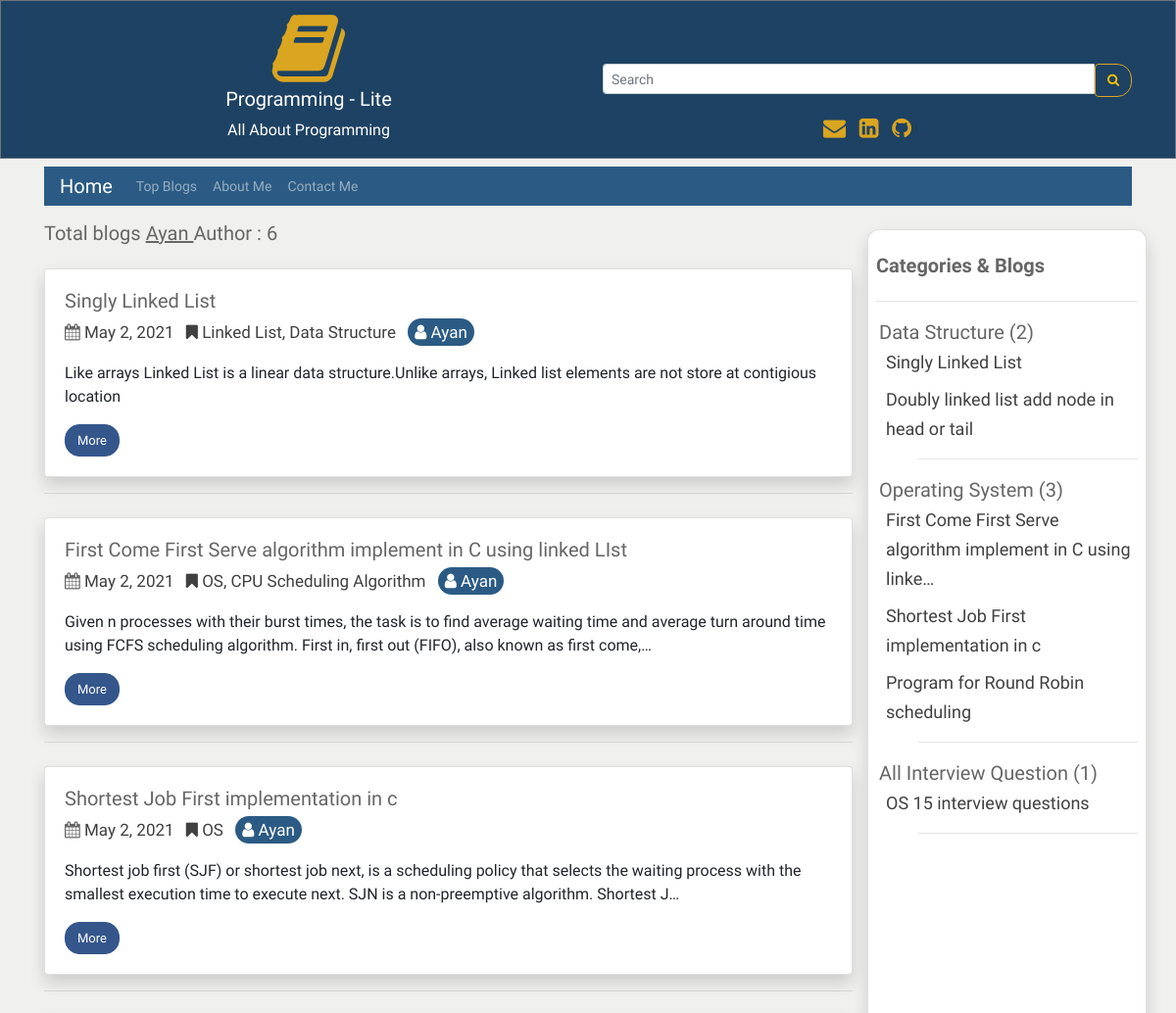
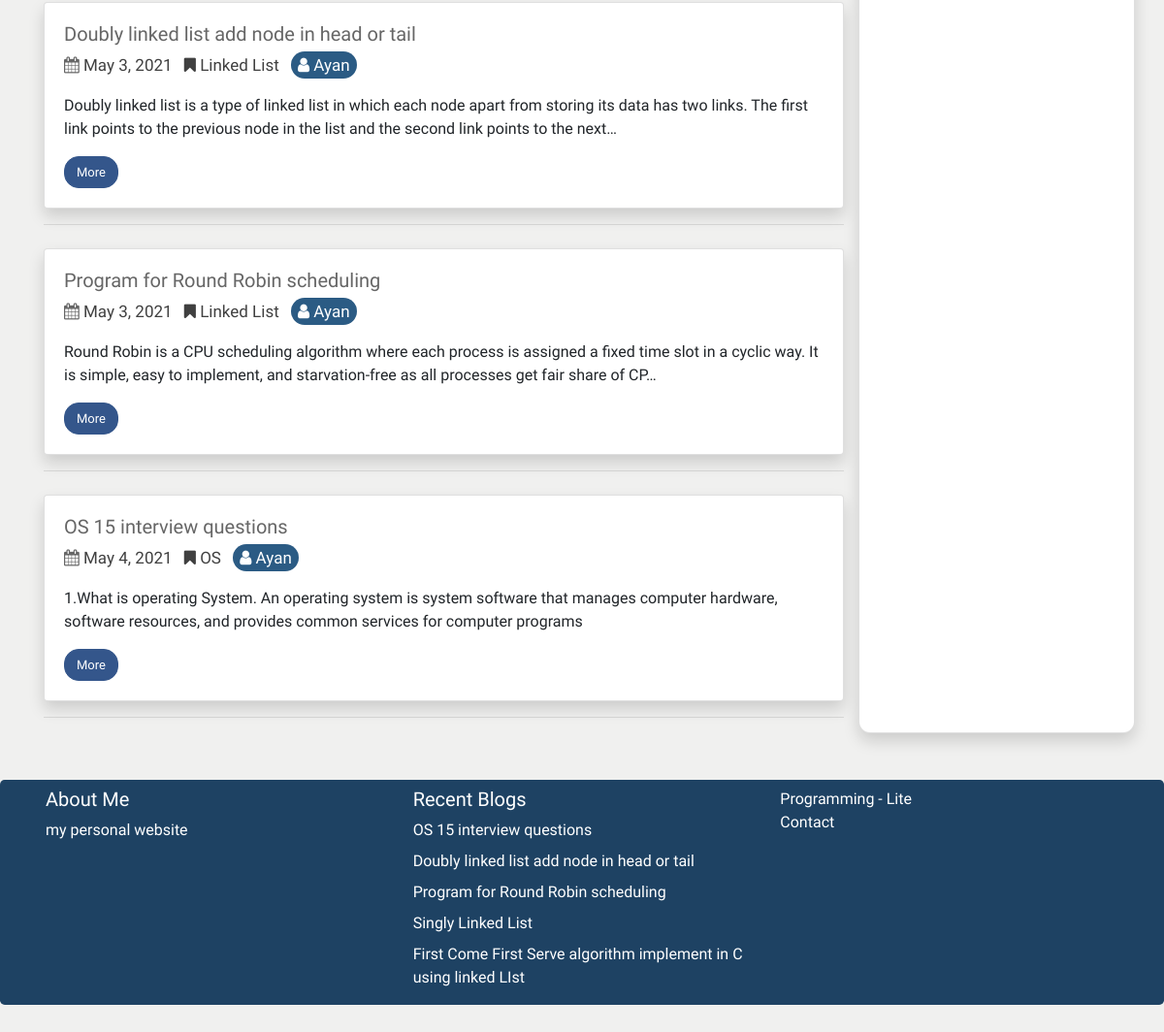
The page /author/Ayan on the database its author committed (2 pictures, top to bottom).
### user_panel_1/models.py (models this page shows, shortened)
class Blog(models.Model):
    cat_name = models.ForeignKey(Category, on_delete=models.CASCADE)
    blog_author = models.CharField(max_length=200)
    blog_priority = models.IntegerField(blank=True, null=True)
    blog_tags = models.CharField(max_length=200,  blank=True, null=True)
    blog_title = models.CharField(max_length=200)
    blog_descriptions = models.CharField(max_length=600);
    blog_body = RichTextUploadingField(blank=True, null=True)
    blog_views = models.IntegerField(default=0)
    blog_date = models.DateField(auto_now_add=True, auto_now=False, blank=True)

class Category(models.Model):
    cat_name = models.CharField(max_length=300)
    cat_priority = models.IntegerField(blank=True, null=True);
    def __str__(self):
        return self.cat_name

### user_panel_1/views.py (the view)
# urls.py: path('author/<str:slug>', views.author, name='author'),
def author(request, slug):
    reacentBlog = Blog.objects.all().order_by('-blog_date')[0:5]
    author = Blog.objects.filter(blog_author__contains=slug)
    categorys = Blog.objects.all().select_related('cat_name')
    categorys = categorys.order_by('cat_name__cat_priority', 'cat_name', 'blog_priority') #sort all data
    total = author.count()
    query = slug
    context = {
        'author': author,
        'object_list': categorys,
        'recentBlog': reacentBlog,
        'total': total,
        'query': query,
    }
    return render(request, 'author.html', context)

### templates/author.html
{% extends 'base.html' %}
{% load static %}
{% block content %}
<h3 class="mt-3 title">Total blogs  <u> {{query}} </u> Author  : {{total}}</h3>
   {% for author in author %}
    <div class="card shadow mt-4">
    <div class="card-body">
         <h5 class="title">{{author.blog_title |truncatechars:100}}</h5>
    <p  class="description"><i class="fa fa-calendar" aria-hidden="true"></i>
    <a href="{% url 'date' slug=author.blog_date %}" class="mr-2 ur description"> {{ author.blog_date}} </a>
         <a href="{% url 'tags' slug=author.blog_tags %}" class="mr-2 ur description active"><i class="fa fa-bookmark" aria-hidden="true"></i>  {{ author.blog_tags}} </a>
         <span class="mr-2 ur description activee"><i class="fa fa-user" aria-hidden="true"></i>  {{ author.blog_author}} </span>
                            </p>
         <p>{{author.blog_descriptions | truncatechars:200}}</p>
          <a href="{% url 'more' slug=author.id %}" class="btn btn-info">More</a>
     </div>
    </div>
    <hr>
    {% endfor %}
{% endblock content %}

### templates/base.html (shortened to what this page needs)
{% load static %}
{% load humanize %}
<!DOCTYPE html>
<html lang="en">
<head>
  <link rel="stylesheet" href="https://maxcdn.bootstrapcdn.com/bootstrap/4.5.2/css/bootstrap.min.css">
  <link rel="stylesheet"
      href="//cdnjs.cloudflare.com/ajax/libs/highlight.js/10.7.2/styles/default.min.css">
    <link
      rel="stylesheet"
      href="https://cdnjs.cloudflare.com/ajax/libs/font-awesome/4.7.0/css/font-awesome.min.css"
    />
    <link
      rel="stylesheet"
      href="{% static 'css/style.css' %}"
    />
    <link href="https://cdn.jsdelivr.net/gh/gitbrent/bootstrap4-toggle@3.6.1/css/bootstrap4-toggle.min.css" rel="stylesheet">
</head>
<body style="background: hsl(84, 3%, 94%);">
<div class="jbc border border-secondary ">
 <div class="container mt-2 text-center">
 <div class="row">
     <div class="col-sm-6">
     <i class="fa fa-book logo" aria-hidden="true"></i><br>
 <h5 class="text-white">Programming - Lite</h5>
 <p class="text-white">All About Programming</p>
     </div>
     <div class="col-sm-6 mt-2">
        <form method="GET" action="{% url 'search' %}">
    <div class="input-group input-group-sm mt-5"  >
      <input type="text" class="form-control" placeholder="Search" name='search' required>
      <div class="input-group-btn">
        <button class="btn btn-outline-warning sb" type="submit"><i class="fa fa-search" aria-hidden="true"></i>
</button>
      </div>
    </div>
  </form>
       <div class="mt-3">
       <span class="text-style-two"><a href="mailto:aaziz9642@gmail.com" style="text-decoration: none; font-size:23px;" target="_blank" class="text-warning"><i class="fa fa-envelope pr-2" aria-hidden="true"></i> </a></span>
<span class="text-style-two"><a href="https://linkedin.com/in/azizur-rahman-720636165" style="text-decoration: none; font-size:23px;"  target="_blank" class="text-warning "><i class="fa fa-linkedin-square" aria-hidden="true"></i> </a></span>
<span class="text-style-two"><a href="https://github.com/ayanchyaziz123" style="text-decoration: none; font-size:23px;" target="_blank" class="text-warning"><i class="fa fa-github pl-2" aria-hidden="true"></i></a></span>
     </div>
     </div>
    </div>
</div>
 </div>
<div class="container">
    <nav class="navbar navbar-expand-lg navbar-dark bg-dark mt-2 pt-0 pb-0">
    {% url 'blog' as blog %}
  <a class="navbar-brand {% if request.path == blog %}active{% endif %}" href="{% url 'blog' %}">Home</a>
  <div
  class="collapse navbar-collapse" id="navbarsExampleDefault">
    <ul class="navbar-nav mr-auto">
    {% url 'topBlog' as topBlog%}
      <li class="nav-item {% if request.path == topBlog %}active{% endif %}">
        <a class="nav-link " href="{% url 'topBlog' %}">Top Blogs<span class="sr-only">(current)</span></a>
      </li>
      {% url 'about' as about %}
      <li class="nav-item {% if request.path == about %}active{% endif %}">
        <a class="nav-link " href="{% url 'about' %}">About Me<span class="sr-only">(current)</span></a>
      </li>
      {% url 'contact' as contact %}
      <li class="nav-item {% if request.path == contact %}active{% endif %}">
        <a class="nav-link" href="{% url 'contact' %}">Contact Me<span class="sr-only">(current)</span></a>
      </li>
    </ul>
  </div>
</nav>
<div class="row">
    <div class="col-sm-9">
    {% block content %}
    {% endblock content %}
    </div>
    <div class="col-sm-3 card shadow mt-4 rounded p-2">
     <h5 class="mt-3"><strong class="title">Categories & Blogs</strong></h5>
     <hr>
     {% regroup object_list by cat_name as cat_all %}
<ul>
{% for categories in cat_all %}
    <li style="list-style-type:none; margin-left:-37px;" class="title">{{ categories.grouper }} ({{ categories.list|length}})
    <ul style="list-style-type:none;">
        {% for blog in categories.list %}
          <li style="margin-left:-33px;"  class="ur {% if blog.id == more.id %}activee{% endif %}">
          <a href="{% url 'more' blog.id %}"><a href="{% url 'more' blog.id %}" class="ur " style="font-size: 18px;">{{ blog.blog_title | truncatechars:60}}</li>
        {% endfor %}
        <hr>
    </ul>
    </li>
{% endfor %}
</ul>
    </div>
</div>
</div>
<div class="jumbotron mt-5 pb-0 pt-0 text-white" style="background:#1e4263;">
   <div class="container">
   <div class="row">
     <div class="col-sm-4">
     <h5 class="mt-2">About Me</h5>
     <a href="http://azizurrahmanayan.herokuapp.com/" target="_blank" class="text-white">my personal website</a>
     </div>
     <div class="col-sm-4">
      <p class="lead mt-2 mb-2">
        <h5 class="mt-2">Recent Blogs</h5>
        {% for recentBlog in recentBlog %}
         <a href="{% url 'more' recentBlog.id %}"  class="text-white">{{recentBlog.blog_title}}</a>
        <br>
        {% endfor %}
    </p>
     </div>
     <div class="col-sm-4">
      <p class="pt-2 pb-2"><a href="{% url 'blog' %}" class="text-white">Programming - Lite</a><br>
       <a href="{% url 'contact' %}" class="text-white">Contact</a></p>
     </div>
   </div>
</div>
</div>
</body>
</html>

### static/css/style.css (style rules this page uses)
:root { --bg-size: 100% 100%; --main_color: #fff; --title: 'Josefin Sans', sans-serif; --font-para: 'David Libre', serif; --btn-color: #bbe1fa; --btn-font-color: #000; --btn-font: 1.5rem; --eff: .3s all ease; }
* { font-family: var(--font-para); }
body { background: hsl(84, 3%, 94%) !important; }
.btn-info { background-color: #34568B !important; border-color: #34568B !important; }
.btn { outline: none !important; }
.bg-dark { background: #2b5b84 !important; }
.logo { font-size: 80px; color: #DAA520; }
li .nav-link { font-size: 14px !important; }
.btn { font-size: 13px !important; }
.description { color: #666666; font-size: 17px !important; }
.btn-outline-warning { border-color: #DAA520 !important; color: #DAA520 im !important; }
.title { color: #666; font-size: 20px !important; }
.btn-info { background-color: #2b5b84; border-color: #2b5b84; border-radius: 15px !important; }
.text-warning { color: #DAA520 !important; }
.ur { text-decoration: none !important; color: #404040; }
.rounded { border-radius: 12px !important; }
.activee { color: #fff !important; background: #2b5b84 !important; padding-left: 7px !important; padding-right: 7px !important; padding-bottom: 4px !important; padding-top: 4px !important; border-radius: 15px !important; }
.active { text-decoration: overline !important; text-decoration-color: #fff !important; text-decoration-thickness: 2px !important; }
.jbc { background-color: #1e4263 !important; }
.sb { border-top-right-radius: 15px !important; border-bottom-right-radius: 15px !important; }

### rows shown on the page
Blog: blog_title "Singly Linked List", blog_date "May 2, 2021", blog_tags "Linked List, Data Structure", blog_author "Ayan", blog_descriptions "Like arrays Linked List is a linear data structure.Unlike arrays, Linked list elements are not store at contigious location"
Blog: blog_title "First Come First Serve algorithm implement in C using linked LIst", blog_date "May 2, 2021", blog_tags "OS, CPU Scheduling Algorithm", blog_author "Ayan", blog_descriptions "Given n processes with their burst times, the task is to find average waiting time and average turn around time using FCFS scheduling algorithm. First in, first out (FIFO), also known as first come,…", blog_title "First Come First Serve algorithm implement in C using linke…"
Blog: blog_title "Shortest Job First implementation in c", blog_date "May 2, 2021", blog_tags "OS", blog_author "Ayan", blog_descriptions "Shortest job first (SJF) or shortest job next, is a scheduling policy that selects the waiting process with the smallest execution time to execute next. SJN is a non-preemptive algorithm. Shortest J…"
Blog: blog_title "Doubly linked list add node in head or tail", blog_date "May 3, 2021", blog_tags "Linked List", blog_author "Ayan", blog_descriptions "Doubly linked list is a type of linked list in which each node apart from storing its data has two links. The first link points to the previous node in the list and the second link points to the next…"
Blog: blog_title "Program for Round Robin scheduling", blog_date "May 3, 2021", blog_tags "Linked List", blog_author "Ayan", blog_descriptions "Round Robin is a CPU scheduling algorithm where each process is assigned a fixed time slot in a cyclic way. It is simple, easy to implement, and starvation-free as all processes get fair share of CP…"
Blog: blog_title "OS 15 interview questions", blog_date "May 4, 2021", blog_tags "OS", blog_author "Ayan", blog_descriptions "1.What is operating System. An operating system is system software that manages computer hardware, software resources, and provides common services for computer programs"
Category: grouper "Data Structure", list|length "2"
Category: grouper "Operating System", list|length "3"
Category: grouper "All Interview Question", list|length "1"

### other values the page prints
{{ query }} "Ayan"
{{ total }} "6"
